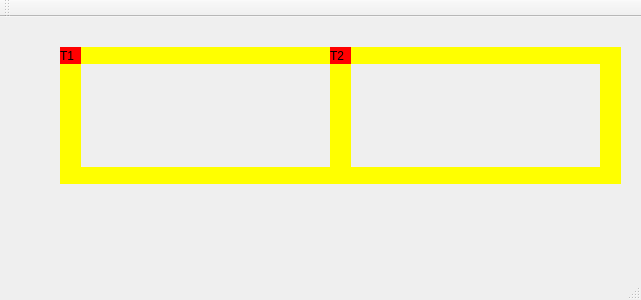
<?xml version="1.0" encoding="UTF-8"?>
<ui version="4.0">
    <class>MainWindow</class>
    <widget class="QMainWindow" name="MainWindow">
        <property name="geometry">
            <rect>
                <x>0</x>
                <y>0</y>
                <width>641</width>
                <height>300</height>
            </rect>
        </property>
        <property name="windowTitle">
            <string>MainWindow</string>
        </property>
        <widget class="QWidget" name="centralWidget">
            <widget class="QLabel" name="label_trem1">
                <property name="geometry">
                    <rect>
                        <x>60</x>
                        <y>30</y>
                        <width>21</width>
                        <height>17</height>
                    </rect>
                </property>
                <property name="styleSheet">
                    <string notr="true">QLabel { background: red}</string>
                </property>
                <property name="text">
                    <string>T1</string>
                </property>
            </widget>
            <widget class="QLabel" name="label_trilho1">
                <property name="geometry">
                    <rect>
                        <x>80</x>
                        <y>30</y>
                        <width>250</width>
                        <height>17</height>
                    </rect>
                </property>
                <property name="styleSheet">
                    <string notr="true">QLabel { background: yellow}</string>
                </property>
                <property name="text">
                    <string/>
                </property>
            </widget>
            <widget class="QLabel" name="label_trilho2">
                <property name="geometry">
                    <rect>
                        <x>80</x>
                        <y>150</y>
                        <width>250</width>
                        <height>17</height>
                    </rect>
                </property>
                <property name="styleSheet">
                    <string notr="true">QLabel { background: yellow}</string>
                </property>
                <property name="text">
                    <string/>
                </property>
            </widget>
            <widget class="QLabel" name="label_trilho3">
                <property name="geometry">
                    <rect>
                        <x>330</x>
                        <y>30</y>
                        <width>21</width>
                        <height>137</height>
                    </rect>
                </property>
                <property name="styleSheet">
                    <string notr="true">QLabel { background: yellow}</string>
                </property>
                <property name="text">
                    <string/>
                </property>
            </widget>
            <widget class="QLabel" name="label_trilho4">
                <property name="geometry">
                    <rect>
                        <x>60</x>
                        <y>30</y>
                        <width>21</width>
                        <height>137</height>
                    </rect>
                </property>
                <property name="styleSheet">
                    <string notr="true">QLabel { background: yellow}</string>
                </property>
                <property name="text">
                    <string/>
                </property>
            </widget>
            <widget class="QLabel" name="label_trilho4_2">
                <property name="geometry">
                    <rect>
                        <x>600</x>
                        <y>30</y>
                        <width>21</width>
                        <height>137</height>
                    </rect>
                </property>
                <property name="styleSheet">
                    <string notr="true">QLabel { background: yellow}</string>
                </property>
                <property name="text">
                    <string/>
                </property>
            </widget>
            <widget class="QLabel" name="label_trilho1_2">
                <property name="geometry">
                    <rect>
                        <x>350</x>
                        <y>30</y>
                        <width>250</width>
                        <height>17</height>
                    </rect>
                </property>
                <property name="styleSheet">
                    <string notr="true">QLabel { background: yellow}</string>
                </property>
                <property name="text">
                    <string/>
                </property>
            </widget>
            <widget class="QLabel" name="label_trilho2_2">
                <property name="geometry">
                    <rect>
                        <x>350</x>
                        <y>150</y>
                        <width>250</width>
                        <height>17</height>
                    </rect>
                </property>
                <property name="styleSheet">
                    <string notr="true">QLabel { background: yellow}</string>
                </property>
                <property name="text">
                    <string/>
                </property>
            </widget>
            <widget class="QLabel" name="label_trem2">
                <property name="geometry">
                    <rect>
                        <x>330</x>
                        <y>30</y>
                        <width>21</width>
                        <height>17</height>
                    </rect>
                </property>
                <property name="styleSheet">
                    <string notr="true">QLabel { background: red}</string>
                </property>
                <property name="text">
                    <string>T2</string>
                </property>
            </widget>
            <zorder>label_trilho1</zorder>
            <zorder>label_trilho2</zorder>
            <zorder>label_trilho3</zorder>
            <zorder>label_trilho4</zorder>
            <zorder>label_trem1</zorder>
            <zorder>label_trilho4_2</zorder>
            <zorder>label_trilho1_2</zorder>
            <zorder>label_trilho2_2</zorder>
            <zorder>label_trem2</zorder>
        </widget>
        <widget class="QMenuBar" name="menuBar">
            <property name="geometry">
                <rect>
                    <x>0</x>
                    <y>0</y>
                    <width>641</width>
                    <height>22</height>
                </rect>
            </property>
        </widget>
        <widget class="QToolBar" name="mainToolBar">
            <attribute name="toolBarArea">
                <enum>TopToolBarArea</enum>
            </attribute>
            <attribute name="toolBarBreak">
                <bool>false</bool>
            </attribute>
        </widget>
        <widget class="QStatusBar" name="statusBar"/>
    </widget>
    <layoutdefault spacing="6" margin="11"/>
    <resources/>
    <connections/>
</ui>
